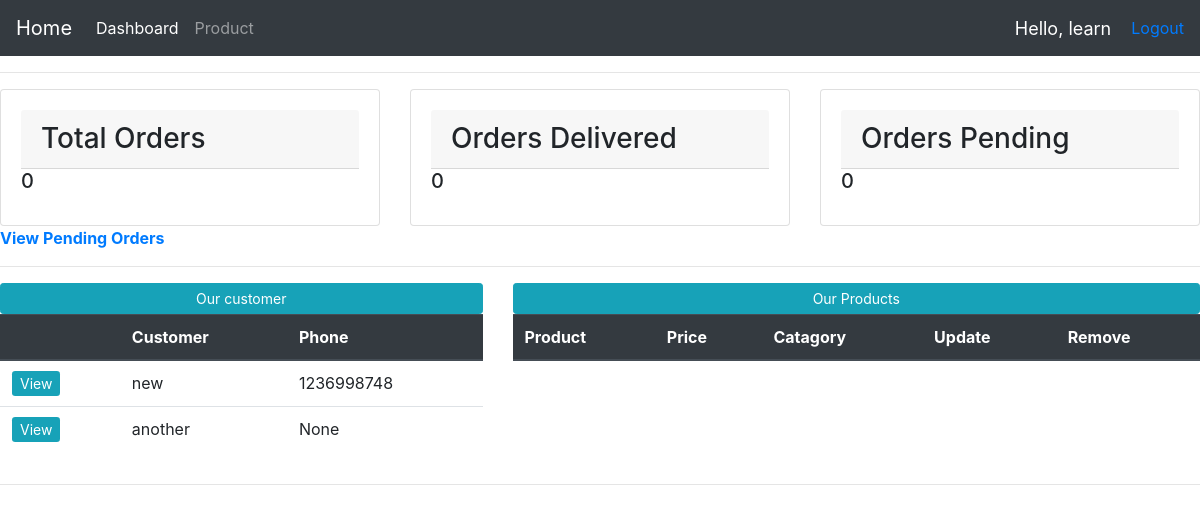
Page / (signed in) on the earlier database version.
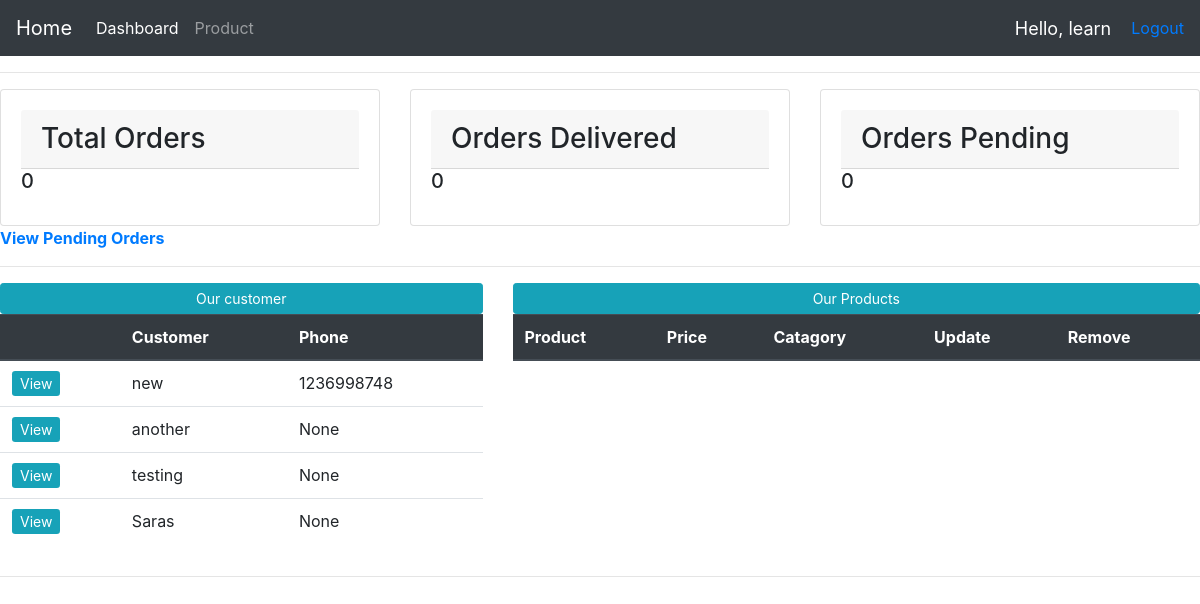
Same page on the later database version.
### account/models.py (models this page shows, shortened)
class Customer(models.Model):
    user = models.OneToOneField(User, null=True , on_delete=models.CASCADE)
    name = models.CharField(max_length=200, null=True)
    phone = models.CharField(max_length=200 , null=True)
    email = models.CharField(max_length=200 , null= True)
    profile_pic = models.ImageField(default = "profile.png" ,  null = True , blank = True)
    date_created = models.DateTimeField(auto_now_add=True , null=True)

### account/decorators.py (the view)
    def wrapper_func(request , *args , **kwargs):
        group = None
        if request.user.groups.exists():
            group = request.user.groups.all()[0].name
            if group =="customer":
                return redirect('user_page')
            if group =="admin":
                return view_func(request , *args , **kwargs)

### account/views.py (called while the page is built)
@login_required(login_url='login')
@admin_only
def home(request):
    try:
        products = Product.objects.all()
        customer = Customer.objects.all()
        total_customers = customer.count()
        order_count = Order.objects.count()
        deliverd = Order.objects.filter(status = 'Delivered').count()
        pending = Order.objects.filter(status = 'Pending').count()
        context = {'products': products , 'customer': customer , 'total_consumer':total_customers, 'order_count':order_count, 'deliverd': deliverd , 'pending': pending}
        return render(request , 'accounts/dashboard.html' , context)
    except:
        return HttpResponse('ERROR OCCURED')

### account/templates/accounts/dashboard.html (shortened to what this page needs)
{% extends 'accounts/main.html' %}
{% block content%}
{% include 'accounts/status.html' %}
<a href="{% url 'all_orders' %}"> <b> View Pending Orders</b></a>
  <br>
  <hr>
<div class="row">
    <div class="col-sm-5">
      <a class="btn btn-info btn-sm btn-block"  href="#">Our customer</a>
      <table class="table">
        <thead class="thead-dark">
          <tr>
            <th></th>
            <th scope="col">Customer</th>
            <th scope="col">Phone</th>
          </tr>
        </thead>
        <tbody>
        {% for cust in customer %}
          <tr>
            <td><a class="btn-sm btn-info" href="{% url 'consumer' cust.id %}">View</a></td>
            <td>{{cust.name}}</td>
            <td>{{cust.phone}}</td>
          </tr>
        {% endfor %}
        </tbody>
      </table>
    </div>
    <div class="col-sm-7">
      <a class="btn btn-info btn-sm btn-block"  href="{% url 'create_product' %}">Our Products</a>
      <table class="table">
        <thead class="thead-dark">
          <tr>
            <th scope="col">Product</th>
            <th scope="col">Price</th>
            <th scope="col">Catagory</th>
            <th scope="col">Update</th>
            <th scope="col">Remove</th>
          </tr>
        </thead>
      </table>
    </div>
  </div>
{% endblock %}

Differences in the rows shown:
added Customer: name "testing", phone "None"
added Customer: name "Saras", phone "None"
